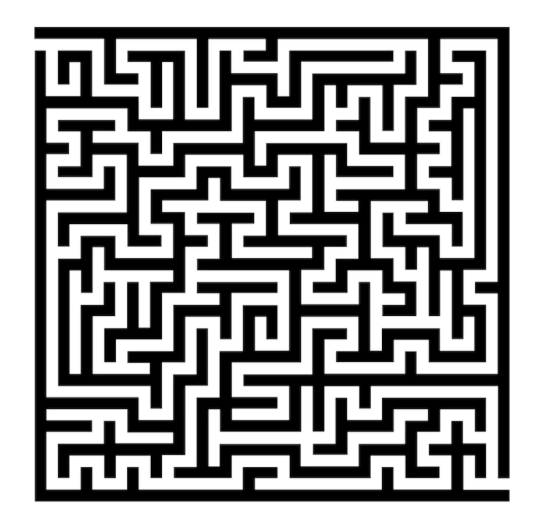
#> input picture img/labirinto.png, 543 x 532 px
$ python parte_6.py
#> lines starting #> are read from the running program, lines starting #| are printed output that depends on the picture; after the words box and inside, x2 and y2 are one past the last pixel; in counts of white or black regions, pixels touching at a corner belong together
### shortest_path/parte_1.py
import matplotlib.pyplot as plt
from pathlib import Path
from PIL import Image
import numpy as np
import os

IMG = Path(__file__).resolve().parent.parent / "img"
os.makedirs(IMG, exist_ok=True)

def carregar_labirinto(title):
    # carregar a imagem
    img = Image.open(title)
#> img is the input picture: PIL image 543x532 RGBA; mean R, G, B, A 152.6, 152.6, 152.6, 255

    # converter para a escala de cinza
    cinza = img.convert('L')

    # transforma em matriz
    M = np.array(cinza)

    # usa um valor de corte para transformar a matriz em binária
    # 0's representam paredes e 1's representam corredores
    M = (M > 128).astype(int)
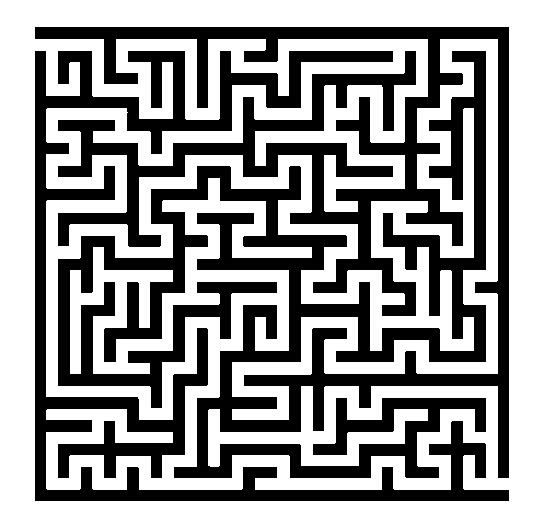
#> M: shape (532, 543) int64; values 0 (black) and 1 (white), 59.7% white; 2 black regions, box (x1, y1, x2, y2) and area: (35, 27, 509, 478) 86714, (35, 51, 509, 501) 29683

    # recorta o labirinto
    linha = np.where((M == 0).any(axis=1))[0]
#> linha = 474 values from 27 to 500
    coluna = np.where((M == 0).any(axis=0))[0]
#> coluna = 474 values from 35 to 508

    topo = linha.min()
#> topo = 27
    esq = coluna.min()
#> esq = 35

    M = M[topo:(linha.max() + 1), esq:(coluna.max() + 1)]
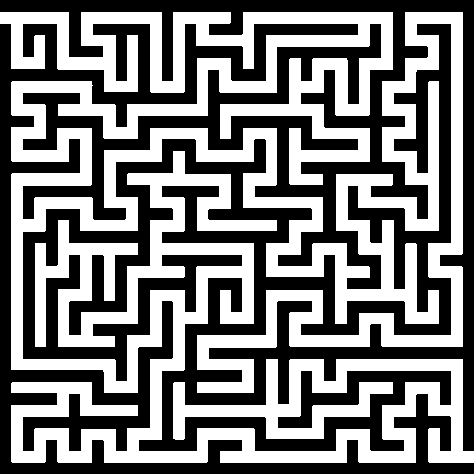
#> M: shape (474, 474) int64; values 0 (black) and 1 (white), 48.2% white; 1 white region, box (x1, y1, x2, y2) and area: (0, 12, 474, 463) 108279

    return M, topo, esq

# [39 lines that do not run on import are left out]

### shortest_path/parte_2.py
from parte_1 import *

def cria_celulas(num_celulas, lab):
    n_celulas = num_celulas
    n_grade = n_celulas * 2 + 1
    altura, largura = lab.shape

    # dicionário indexado por ID (1 a 400)
    celulas = {}

    for i in range(n_celulas):
        for j in range(n_celulas):
            linha_grade = i * 2 + 1
            col_grade = j * 2 + 1

            # determina as coordenadas do centro
            y_inicio = round(linha_grade * altura / n_grade)
            y_fim = round((linha_grade + 1) * altura / n_grade)
            y_centro = round((y_inicio + y_fim) / 2)

            x_inicio = round(col_grade * largura / n_grade)
            x_fim = round((col_grade + 1) * largura / n_grade)
            x_centro = round((x_inicio + x_fim) / 2)

            # ID (1 a 400)
            id_celula = i * n_celulas + j + 1

            celulas[id_celula] = {
                "i": i,
                "j": j,
                "pixels": lab[y_inicio:y_fim, x_inicio:x_fim],
                "centro": [x_centro, y_centro]
            }

    return celulas

def verifica_vizinhos_horizontal(celulas, lab):
    n = max(c["i"] for c in celulas.values()) + 1
    passagens_hor = {}

    for i in range(n):
        for j in range(n - 1):
            id1 = i * n + j + 1
            id2 = i * n + (j + 1) + 1 # célula à direita

            # pega o centro diretamente pelo ID
            y_centro = celulas[id1]["centro"][1]
            x_centro = round((celulas[id1]["centro"][0] + celulas[id2]["centro"][0]) / 2)

            # se o ponto médio entre o centro de duas células vizinhas for uma
            # passagem livre, então ligamos uma aresta entre as células
            if lab[y_centro, x_centro] == 1:
                passagens_hor.setdefault(id1, []).append(id2)
                passagens_hor.setdefault(id2, []).append(id1)

    return passagens_hor

def verifica_vizinhos_vertical(celulas, lab):
    n = max(c["i"] for c in celulas.values()) + 1
    passagens_ver = {}

    for i in range(n-1):
        for j in range(n):
            id1 = i * n + j + 1
            id2 = (i + 1) * n + j + 1 # célula abaixo

            # pega o centro diretamente pelo ID
            x_centro = celulas[id1]["centro"][0]
            y_centro = round((celulas[id1]["centro"][1] + celulas[id2]["centro"][1]) / 2)

            # se o ponto médio entre o centro de duas células vizinhas for uma
            # passagem livre, então ligamos uma aresta entre as células
            if lab[y_centro, x_centro] == 1:
                passagens_ver.setdefault(id1, []).append(id2)
                passagens_ver.setdefault(id2, []).append(id1)

    return passagens_ver

def criando_grafo(hor, ver, num_celulas):
    n = num_celulas ** 2
    grafo = {}
    for id_no in range(1, n + 1):
        viz_hor = hor.get(id_no, [])
        viz_ver = ver.get(id_no, [])

        grafo[id_no] = list(set(viz_hor).union(set(viz_ver)))

    vertices = n
    arestas = 0

    for v in grafo:
        for viz in grafo[v]:
            if v < viz:
                arestas += 1

    return grafo, vertices, arestas

# [8 lines that do not run on import are left out]

### shortest_path/parte_5.py
from heapq import heappop, heappush
from parte_3 import *

def dijkstra(A, s):
    dist, anterior = {}, {}
    for v in A:
        dist[v] = float("inf")
        anterior[v] = None

    dist[s] = 0
    D = [(0, s)]

    while D:
        dist_atual, v_atual = heappop(D)

        if dist_atual > dist[v_atual]:
            continue

        for viz in A[v_atual]:
            nova_dist = dist_atual + 1

            if nova_dist < dist[viz]:
                dist[viz] = nova_dist
                anterior[viz] = v_atual
                heappush(D, (nova_dist, viz))
    return dist, anterior

### shortest_path/parte_6.py
from parte_5 import *
import time

def reconstruir_caminho(anterior, s, t):
    caminho = [t]
    v = t
    while v != s:
        v = anterior[v]
        caminho.append(v)
    return caminho[::-1]

if __name__ == '__main__':
    M, topo, esq = carregar_labirinto(IMG / "labirinto.png")
#> topo = 27; esq = 35

    celulas = cria_celulas(20, M)
#> after the loop in cria_celulas, `for i in range(n_celulas):`: celulas = 400 items
#> celulas = 400 items
    hor = verifica_vizinhos_horizontal(celulas, M)
#> in verifica_vizinhos_horizontal, `n = max(c["i"] for c in celulas.values()) + 1`: n = 20
#> after the loop in verifica_vizinhos_horizontal, `for i in range(n):`: passagens_hor = 321 items
#> hor = 321 items
    ver = verifica_vizinhos_vertical(celulas, M)
#> in verifica_vizinhos_vertical, `n = max(c["i"] for c in celulas.values()) + 1`: n = 20
#> after the loop in verifica_vizinhos_vertical, `for i in range(n-1):`: passagens_ver = 310 items
#> ver = 310 items
    grafo, vertices, arestas = criando_grafo(hor, ver, 20)
#> the loop in criando_grafo, `for id_no in range(1, n + 1):` made 400 passes
#> (viz_hor, viz_ver) on passes 1, 3, 4: ([2], [21]), ([2], [23]), ([5], [24])
#> after the loop in criando_grafo, `for id_no in range(1, n + 1):`: grafo = 400 items
#> after the loop in criando_grafo, `for v in grafo:`: arestas = 399
#> grafo = 400 items; vertices = 400; arestas = 399
    s, t = 1, vertices
#> s = 1; t = 400

    inicio = time.perf_counter()
    distancia, anterior = dijkstra(grafo, s)
#> after the loop in dijkstra, `for v in A:`: anterior = 400 items
#> in dijkstra, `D = [(0, s)]`: D = [(0, 1)]
#> the loop in dijkstra, `while D:` made 400 passes
#> (dist_atual, v_atual) on passes 1 to 3: (0, 1), (1, 2), (1, 21)
#> distancia = 400 items; anterior = 400 items
    fim = time.perf_counter()
    caminho = reconstruir_caminho(anterior, s, t)
#> in reconstruir_caminho, `caminho = [t]`: caminho = [400]
#> in reconstruir_caminho, `v = t`: v = 400
#> the loop in reconstruir_caminho, `while v != s:` made 122 passes
#> v on passes 1 to 12: 380, 360, 359, 339, 338, 358, 357, 377, 378, 398, 397, 396
#> after the loop in reconstruir_caminho, `while v != s:`: caminho = 123 values, max 400 at index 0, min 1 at index 122, mean 179.4
#> caminho = 123 values, max 400 at index 122, min 1 at index 0, mean 179.4
    print(f'Custo do caminho mínimo: {distancia[t]}')
#| Custo do caminho mínimo: 122
    print(f'Número de movimentos realizados: {len(caminho) - 1}')
#| Número de movimentos realizados: 122
    print(f'Número de vértices pertencentes ao caminho mínimo: {len(caminho)}')
#| Número de vértices pertencentes ao caminho mínimo: 123
    print(f'Tempo total: {fim - inicio} s')
